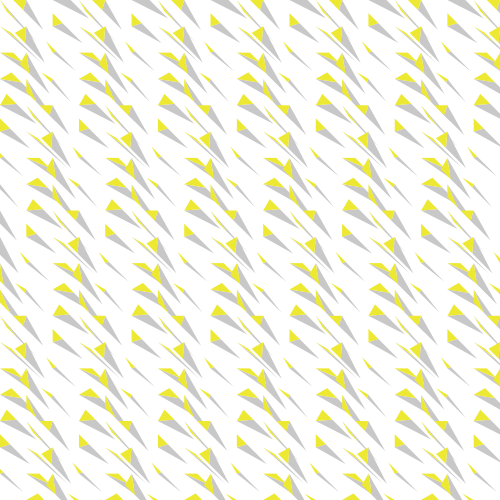
Frame 1 (no input)
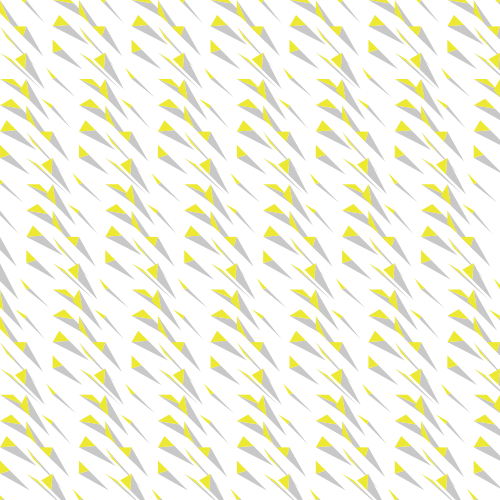
Frame 60 (the mouse pressed at the canvas centre just before this capture)
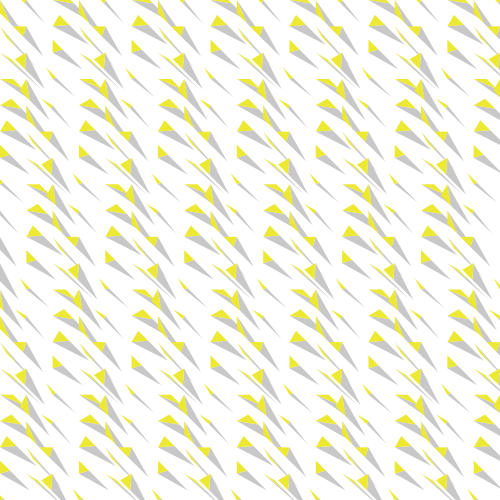
Frame 120 (the mouse held since frame 60 and released just before this capture)

The Processing sketch that drew these frames (run headless with seeded random() and noise(); from frame 60 on, the mouse is pressed at the canvas centre):

// Processing sketch: processing_155384
// ── processing_155384.pde

/*
 * Danae Papazymouri
 * Editing the code of:
 * Indae Hwang and Jon McCormack
 * Copyright (c) 2014 Monash University
 *
 * 
 */

// variable used to store the current frame rate value
int frame_rate_value;

void setup() {
  size(500, 500);

  frame_rate_value = 6;
  frameRate(frame_rate_value);
  rectMode(CENTER);
  background(255);
}


void draw() {

  background(255);

  int num = 20;
  int margin = 0;
  float gutter = 0; //distance between each cell
  float cellsize = ( width - (2 * margin) - gutter * (num - 1) ) / (num - 1);

  int circleNumber = 0; // counter
  for (int i=0; i<num; i++) {
    for (int j=0; j<num; j++) {
      circleNumber = (i * num) + j; // different way to calculate the circle number from w2_04

      float tx = margin + cellsize * i + gutter * i;
      float ty = margin + cellsize * j + gutter * j;

      movingCircle(tx, ty, cellsize, circleNumber);
    }
  }
} //end of draw 


void movingCircle(float x, float y, float size, int circleNum) {

  float finalAngle;
  finalAngle = frameCount + circleNum;

  //the rotating angle for each tempX and tempY postion is affected by frameRate and angle;  
  float tempX = x + (size / 2) * sin(PI / frame_rate_value * finalAngle);
  float tempY = y + (size / 2) * cos(PI / frame_rate_value * finalAngle);

  noStroke();
  fill(0);
  //ellipse(tempX, tempY, size/5, size/5);
  //rect(tempX, tempY, 1, size*5);
  
  fill(200);
  triangle(x,y, tempX+10, tempY+10, tempX+30,tempY+30);
  fill(224);
  //ellipse(tempX, tempY, size/5, size/5);
  noStroke();
  fill(237,232,49);
  noStroke();
  triangle(x, y, tempX, tempY, tempX+10,tempY+10);
}


/*
 * keyReleased function
 *
 * called automatically by Processing when a keyboard key is released
 */
void keyReleased() {

  // right arrow -- increase frame_rate_value
  if (keyCode == RIGHT && frame_rate_value < 60) {
    frame_rate_value++;
  }

  // left arrow -- decrease frame_rate_value
  if ( keyCode == LEFT && frame_rate_value > 1) {
    frame_rate_value--;
  }

  // set the frameRate and print current value on the screen
  frameRate(frame_rate_value);
  println("Current frame Rate is: " + frame_rate_value);
}
